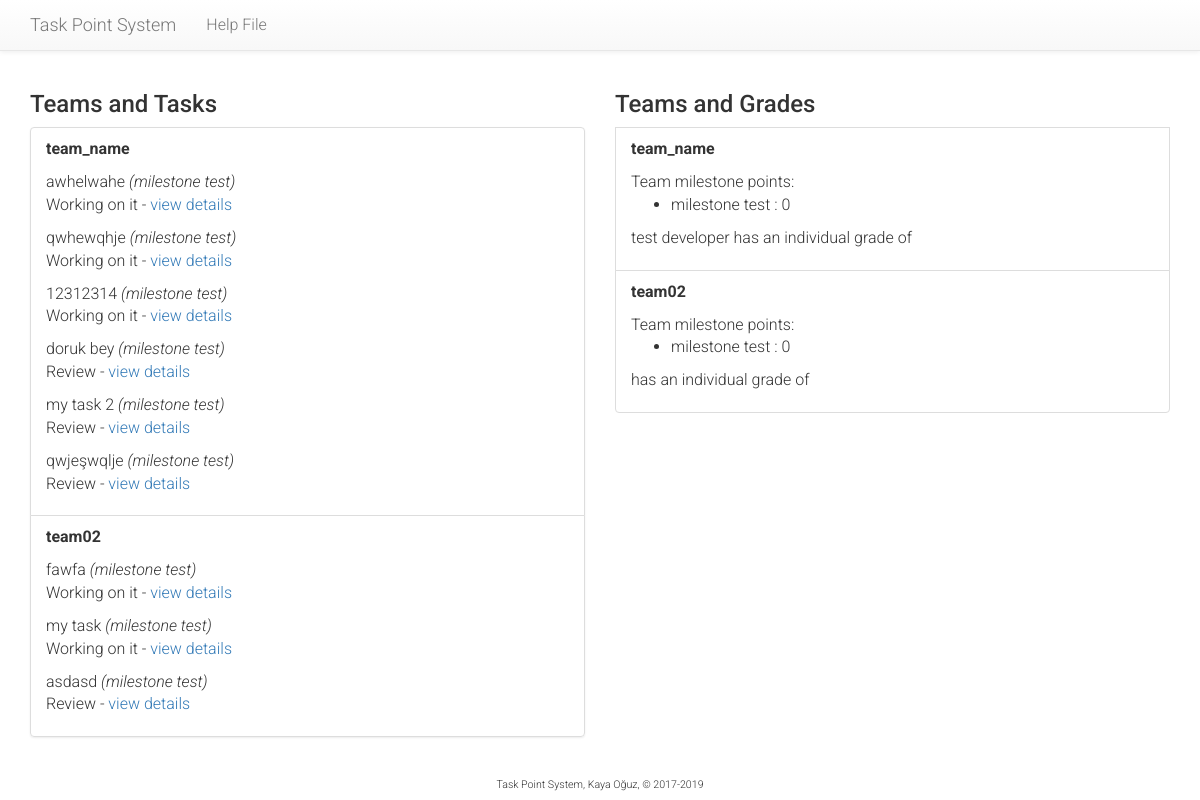
Before: /tasks/view-all-teams/ (signed in) with the older database file.
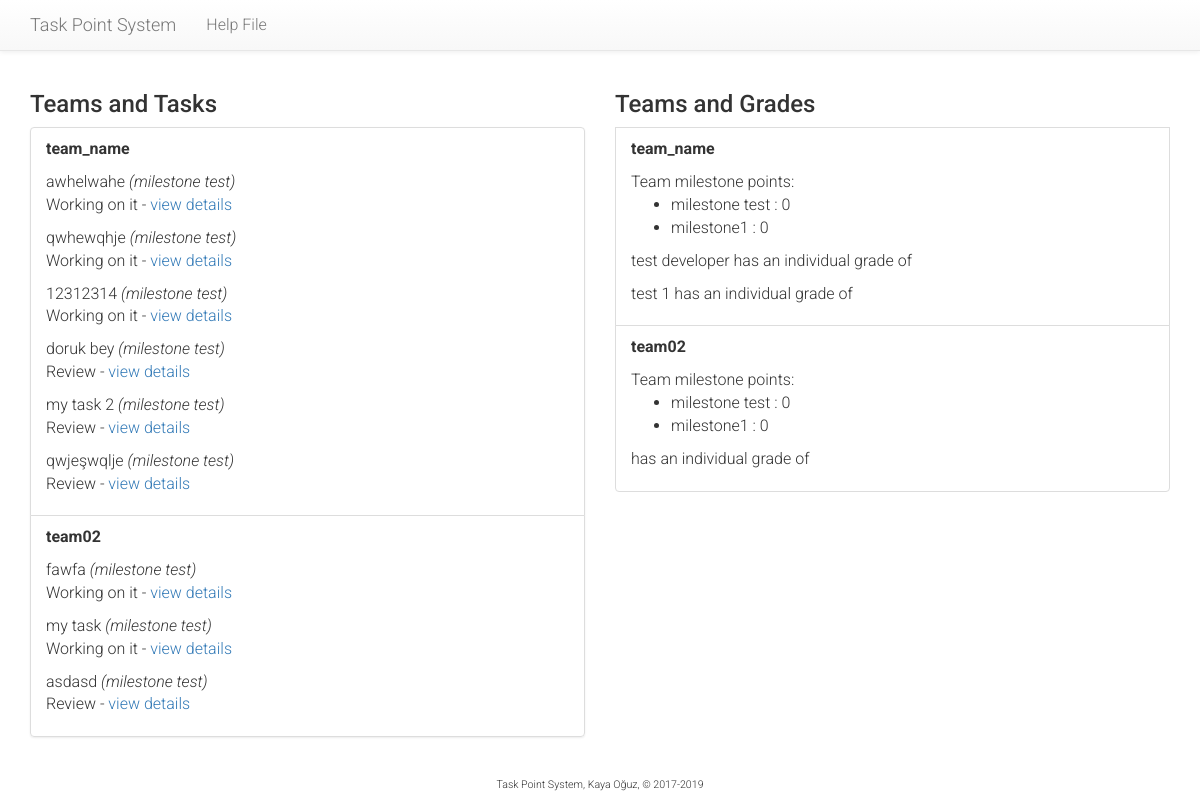
After: the same page with the newer database file.
### tasks/models.py (models this page shows, shortened)
class Team(models.Model):
    course = models.ForeignKey(Course, on_delete=models.CASCADE)
    name = models.CharField("Team Name", max_length=128)
    github = models.CharField("Git Page", max_length=256, null=True)
    supervisor = models.ForeignKey(Supervisor, on_delete=models.SET_NULL, blank=True, null=True)
    team_size = models.PositiveSmallIntegerField("Team size", default=4, validators=[MaxValueValidator(99), MinValueValidator(1)])
    def get_all_task_points(self, m):
        p = 0
        for task in self.task_set.all().filter(milestone=m):
            p = p + task.get_points()
        return p
    def get_all_accepted_points(self, m):
        p = 0
        for task in self.task_set.all().filter(milestone=m):
            if task.status == 5:
                p = p + task.get_points()
        return p
    def get_milestone_list(self):
        milestone_list = {}
        for m in self.course.milestone_set.all():
            milestone_list[m.name] = self.get_team_grade(m)
        return milestone_list
    def get_team_grade(self, m):
        g = 0
        if self.get_all_task_points(m) > 0:
            g = round((self.get_all_accepted_points(m) / self.get_all_task_points(m)) * 100)
        return g

class Task(models.Model):
    PRIORITY = (
        (3, 'Urgent'),
        (2, 'Planned'),
        (1, 'Low'),
    )
    DIFFICULTY = (
        (3, 'Difficult'),
        (2, 'Normal'),
        (1, 'Easy'),
    )
    STATUS = (
        (1, "Review"),
        (2, "Working on it"),
        (3, "Waiting for review"),
        (4, "Waiting for supervisor grade"),
        (5, "Rejected"),
        (6, "Accepted"),
    )
    milestone = models.ForeignKey(Milestone, on_delete=models.CASCADE)
    creator = models.ForeignKey(User, on_delete=models.SET_NULL, blank=True, null=True)
    assignee = models.ForeignKey(
        Developer,
        on_delete=models.CASCADE,
        related_name='assignee',
        verbose_name="Assigned to"
    )
    team = models.ForeignKey(Team, on_delete=models.CASCADE)
    title = models.CharField("Brief task name", max_length=256)
    description = models.TextField("Description")
    due = models.DateField("Due Date", validators=[past_date_validator])
    date = models.DateTimeField("Created on", auto_now_add=True)
    completed = models.DateTimeField("Completed on", auto_now=True, blank=True, null=True)
    priority = models.PositiveSmallIntegerField("Priority", choices=PRIORITY, default=2)
    difficulty = models.PositiveSmallIntegerField("Difficulty", choices=DIFFICULTY, default=2)
    modifier = models.PositiveSmallIntegerField(
        "Modifier",
        default=3,
        validators=[MaxValueValidator(5), MinValueValidator(1)]
    )
    status = models.PositiveSmallIntegerField("Status", choices=STATUS, default=1)
    valid = models.BooleanField("Is Valid", default=False)
    def get_points(self):
        return (self.difficulty*self.priority)+self.modifier

class Milestone(models.Model):
    course = models.ForeignKey(Course, on_delete=models.CASCADE)
    name = models.CharField("Milestone", max_length=128)
    description = models.TextField("Milestone details")
    weight = models.PositiveSmallIntegerField(
        "Weight",
        default=10,
        validators=[MaxValueValidator(100), MinValueValidator(1)]
    )
    due = models.DateField("Due Date")

class Developer(models.Model):
    id = models.CharField("ID", max_length=12, primary_key=True)
    user = models.OneToOneField(User, on_delete=models.CASCADE)
    team = models.ForeignKey(Team, on_delete=models.SET_NULL, blank=True, null=True)
    def __str__(self):
        return self.get_name()
    def get_name(self):
        return self.user.first_name + " " + self.user.last_name

### tasks/views.py (the view)
@login_required
def view_all_teams(request):
    if not request.user.is_superuser:
        leave_site(request)
        return HttpResponseRedirect('/tasks/')
    context = {
        'page_title': 'All teams and their points',
        'teams': Team.objects.all(),
        'developers': Developer.objects.all(),
        'milestones': Milestone.objects.all(),
    }
    return render(request, 'tasks/view_all_teams.html', context)

### tasks/templates/tasks/view_all_teams.html (shortened to what this page needs)
{% extends "tasks/base.html" %}
{% block leftcontent %}
<h3>Teams and Tasks</h3>
<ul class="list-group">
{% for team in teams %}
  <li class="list-group-item">
    <p><b>{{ team.name }}</b></p>
    {% for t in team.task_set.all %}
      <p>{{ t.title }} <i>({{t.milestone.name}})</i><br />
        {{t.get_status_display}} - <a href="{% url 'tasks:view-task' t.id %}">view details</a></p>
    {% endfor %}
  </li>
{% endfor %}
</ul>
{% endblock %}
{% block rightcontent %}
<h3>Teams and Grades</h3>
{% for team in teams %}
  <li class="list-group-item">
    <p><b>{{ team.name }}</b></p>
    Team milestone points:
    <ul>
    {% for m, g in team.get_milestone_list.items %}
      <li> {{ m }} : {{ g }}</li>
    {% endfor %}
    </ul>
    {% for d in team.developer_set.all %}
      <p>{{ d }} has an individual grade of {{ d.getProjectGrade }}</p>
    {% endfor %}
  </li>
{% endfor %}
{% endblock %}

Changed rows visible on the page:
added Milestone: get_milestone_list "milestone1" "milestone1"
added Developer: user.last_name "test 1", shown under Team "team_name"
Other visible differences:
new list line: ": 0"
